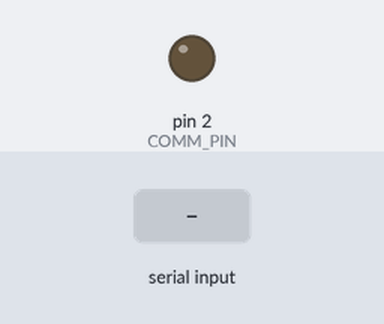
Bench run of a sketch on a simulated Arduino Leonardo, built with avr-gcc and run on an emulated ATmega32U4. Parts: output pins drawn as LEDs (lit = HIGH). The inputs (shaded band) are chosen by the test bench. What the sketch prints to the serial monitor is not drawn.

Above: at 2.2 s.
2.3 s: "1" received over Serial
At 3.9 s:
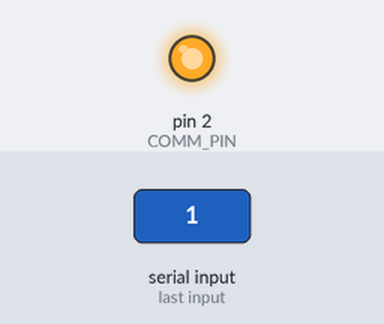
6.3 s: "2" received over Serial
At 8.2 s:
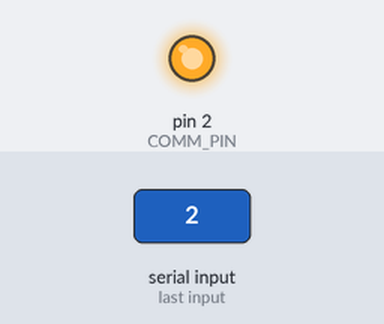
Timing chart, 0 to 9.7 s (numbered marks = the images above; inputs shaded):
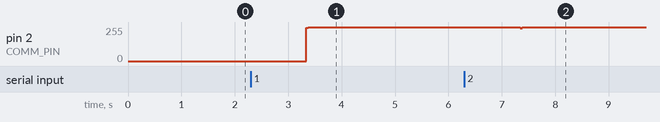

Measured:
- after the input at 2.3 s, pin 2 (COMM_PIN): 0/255 → 255/255 after 1.0 s
- after the input at 6.3 s, pin 2 (COMM_PIN): 255/255 → 247/255 after 1.0 s, → 255/255 0.04 s later

The sketch:

write_to_python_nov_11.ino
```cpp
/*
  gets what python sent in from USB, and prints it to serial monitor
  ref write_serial_out.py
*/
//#include <Wire.h>
//#include <string.h>
const uint8_t COMM_PIN = 2; //pin to transmit on
const uint8_t PERIOD = 104; //period = 1/baud *1000000

void setup() {
  Serial.begin(9600); //USB
  Serial1.begin(9600); //Serial output or something
  pinMode(COMM_PIN, OUTPUT);
  delay(1000);
  Serial.println("Starting");
  bool good = false;
  uint32_t start = millis();
}
byte incomingBytes[10];
void loop() {
  //  Serial.println("HIHI");
  //  delay(1000);
  if (Serial.available() > 0) {
    memset(incomingBytes, 0, 10); // make all output high=255? or make it zero?
    Serial.readBytes(incomingBytes, 2);
    serial_bitbang(incomingBytes, 2);
    delay(3);
  }
  if (Serial1.available()) {
    Serial.write(Serial1.read());   // read it and send it out Serial (USB)
  }
}

void serial_bitbang(uint8_t* invals, int length) {
  for (uint16_t i = 0; i < length; i++) {
    //start bit
    uint32_t comm = micros();
    digitalWrite(COMM_PIN, 0);
    //Serial.print(invals[i]);
    while (micros() - comm < PERIOD); //start bit
    comm = micros();
    uint16_t val = (uint8_t)(invals[i]);
    //val/=16;
    for (uint16_t j = 0; j < 8; j++) {
      if (val % 2) {
        digitalWrite(COMM_PIN, 1);
      } else {
        digitalWrite(COMM_PIN, 0);
      }
      val /= 2;  //right shift
      while (micros() - comm < PERIOD); //data bit
      comm = micros();
    }

    digitalWrite(COMM_PIN, 1);
    while (micros() - comm < PERIOD); //stop bit
    //delay(3); // if >2, then becomes 1 byte wait
  }
}
```
